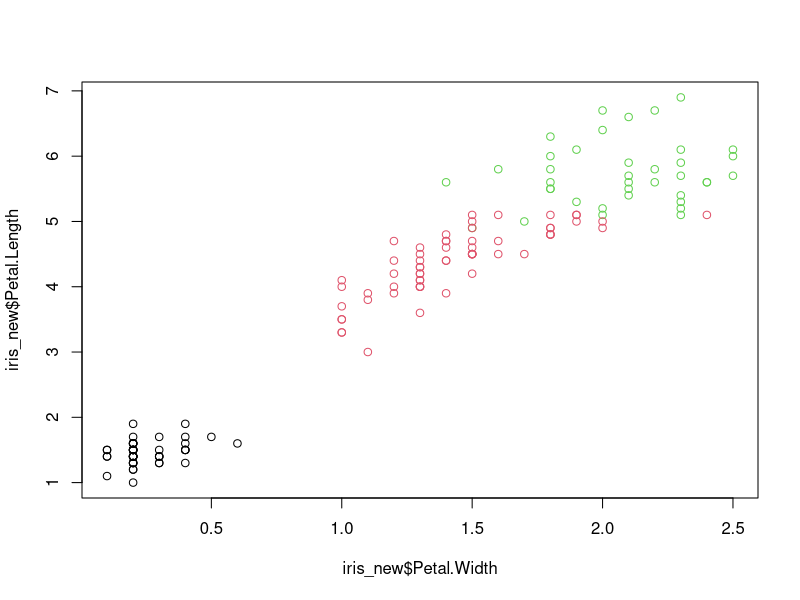

Generate this figure with R:


iris_new <- iris[,-5]
set.seed(123)

Cluster_km <- kmeans(iris_new,
                     nstart = 15,
                     centers = 3)
table(Cluster_km$cluster,iris[,5])
plot(iris_new$Petal.Width,
     iris_new$Petal.Length,
     col=Cluster_km$cluster)




